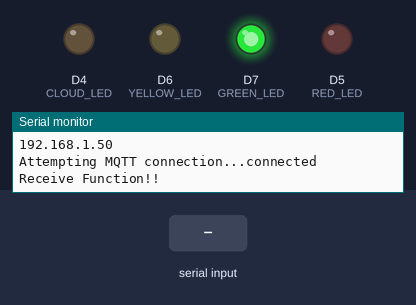
This sketch was run on a simulated ESP8266 (NodeMCU). On the bench: output pins drawn as LEDs (lit = HIGH), the last lines printed to the serial monitor. The test bench sets the inputs (shaded band). WiFi joins after 1.5 s; servers stay silent unless stated; no MQTT or app messages arrive unless stated.

Above: at 2.8 s.
2.9 s: "90,45,200\n" received over the second serial link
At 5.5 s:
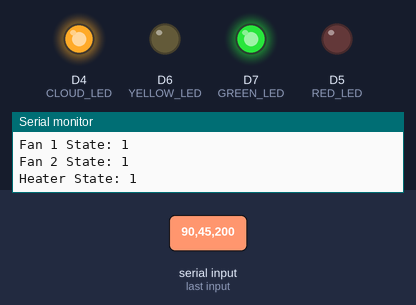
6.3 s: "90,45\n" received over the second serial link
At 8.5 s:
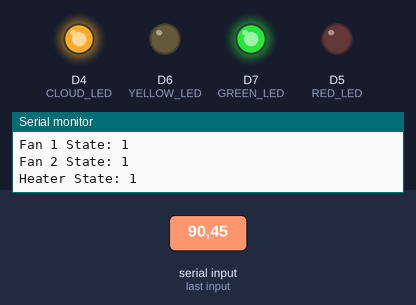
9.5 s: "90,45,200,10\n" received over the second serial link
At 11.9 s:
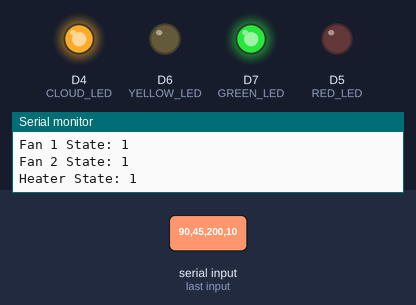
Timing chart, 0 to 13.4 s (numbered marks = the images above; inputs shaded):
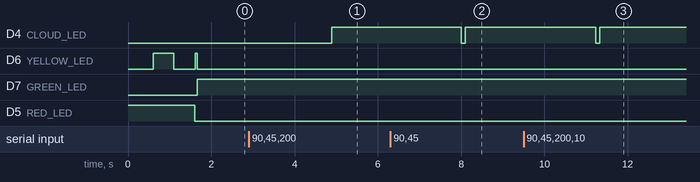

The sketch:

nodemcu_to_net.ino
```cpp
#include <SoftwareSerial.h>
#include <ESP8266WiFi.h>
#include <PubSubClient.h>

#define RX_PIN D2  // RX pin on NodeMCU (connects to TX3 on Arduino Mega)
#define TX_PIN D1  // TX pin on NodeMCU (not used in this setup but connect to RX3)

// Define LED pins
#define RED_LED D5
#define YELLOW_LED D6
#define GREEN_LED D7
#define CLOUD_LED D4

SoftwareSerial megaSerial(RX_PIN, TX_PIN);

// Network SSID and Password
const char* ssid = "A54";
const char* password = "0987654321";
const char* mqtt_server = "87.236.166.178"; // MQTT server IP

WiFiClient espClient;
PubSubClient client(espClient);

void setup_wifi() {
  delay(100);
  Serial.println();
  Serial.print("Connecting to ");
  Serial.println(ssid);

  WiFi.begin(ssid, password);

  while (WiFi.status() != WL_CONNECTED) {
    delay(500);
    Serial.print(".");
    digitalWrite(YELLOW_LED, !digitalRead(YELLOW_LED)); // Blink yellow LED while connecting
    digitalWrite(RED_LED, HIGH); // Red LED on during connection attempt
  }

  digitalWrite(YELLOW_LED, LOW); // Turn off yellow LED when connected
  digitalWrite(RED_LED, LOW); // Turn off red LED when connected

  Serial.println("");
  Serial.println("WiFi connected");
  Serial.println("IP address: ");
  Serial.println(WiFi.localIP());
}

void callback(char* topic, byte* payload, unsigned int length) {
  // Handle message arrived
}

void reconnect() {
  while (!client.connected()) {
    Serial.print("Attempting MQTT connection...");
    digitalWrite(YELLOW_LED, HIGH); // Yellow LED on during connection attempt
    // Attempt to connect with username and password
    if (client.connect("NodeMCUClient", "admin", "123")) {
      Serial.println("connected");
      digitalWrite(GREEN_LED, HIGH); // Turn on green LED when connected
      digitalWrite(RED_LED, LOW); // Turn off red LED when connected
      digitalWrite(YELLOW_LED, LOW); // Turn off yellow LED when connected
      client.subscribe("yourTopic");
    } else {
      Serial.print("failed, rc=");
      Serial.print(client.state());
      Serial.println(" try again in 5 seconds");
      // Wait 5 seconds before retrying
      delay(5000);
      digitalWrite(YELLOW_LED, LOW); // Turn off yellow LED between attempts
      digitalWrite(RED_LED, HIGH); // Turn on red LED if connection failed
    }
  }
}

void receiver() {
  Serial.println("Receive Function!!");
  if (megaSerial.available()) {
    String receivedData = megaSerial.readStringUntil('\n');

    Serial.print("Received data: ");
    Serial.println(receivedData);

    int commaIndex1 = receivedData.indexOf(',');
    int commaIndex2 = receivedData.indexOf(',', commaIndex1 + 1);
    int commaIndex3 = receivedData.indexOf(',', commaIndex2 + 1);
    int commaIndex4 = receivedData.indexOf(',', commaIndex3 + 1);
    int commaIndex5 = receivedData.indexOf(',', commaIndex4 + 1);
    int commaIndex6 = receivedData.indexOf(',', commaIndex5 + 1);
    int commaIndex7 = receivedData.indexOf(',', commaIndex6 + 1);

    float temperature = receivedData.substring(0, commaIndex1).toFloat();
    float humidity = receivedData.substring(commaIndex1 + 1, commaIndex2).toFloat();
    int moisture = receivedData.substring(commaIndex2 + 1, commaIndex3).toInt();
    int gasValue = receivedData.substring(commaIndex3 + 1, commaIndex4).toInt();
    bool pumpState = receivedData.substring(commaIndex4 + 1).toInt();
    bool fan1State = receivedData.substring(commaIndex5 + 1, commaIndex6).toInt();
    bool fan2State = receivedData.substring(commaIndex6 + 1, commaIndex7).toInt();
    bool heaterState = receivedData.substring(commaIndex7 + 1).toInt();

    Serial.print("Temperature: ");
    Serial.println(temperature);
    Serial.print("Humidity: ");
    Serial.println(humidity);
    Serial.print("Moisture: ");
    Serial.println(moisture);
    Serial.print("Gas Value: ");
    Serial.println(gasValue);
    Serial.print("Pump State: ");
    Serial.println(pumpState);
    Serial.print("Fan 1 State: ");
    Serial.println(fan1State);
    Serial.print("Fan 2 State: ");
    Serial.println(fan2State);
    Serial.print("Heater State: ");
    Serial.println(heaterState);

    String temperatureStr = String(temperature);
    String humidityStr = String(humidity);
    String moistureStr = String(moisture);
    String gasValueStr = String(gasValue);
    String pumpStateStr = pumpState ? "1" : "0";
    String fan1StateStr = fan1State ? "1" : "0";
    String fan2StateStr = fan2State ? "1" : "0";
    String heaterStateStr = heaterState ? "1" : "0";

    client.publish("Temperature", temperatureStr.c_str());
    client.publish("Humidity", humidityStr.c_str());
    client.publish("Moisture", moistureStr.c_str());
    client.publish("GasValue", gasValueStr.c_str());
    client.publish("PumpState", pumpStateStr.c_str());
    client.publish("FanState-1", fan1StateStr.c_str());
    client.publish("FanState-2", fan2StateStr.c_str());
    client.publish("HeaterState", heaterStateStr.c_str());

    digitalWrite(CLOUD_LED, LOW); // Blink green LED to indicate data sent
    delay(100);
    digitalWrite(CLOUD_LED, HIGH);
  }
}

void setup() {
  Serial.begin(9600);
  megaSerial.begin(9600);

  pinMode(RED_LED, OUTPUT);
  pinMode(CLOUD_LED, OUTPUT);
  pinMode(YELLOW_LED, OUTPUT);
  pinMode(GREEN_LED, OUTPUT);

  digitalWrite(RED_LED, HIGH);
  digitalWrite(YELLOW_LED, LOW);
  digitalWrite(GREEN_LED, LOW);
  digitalWrite(CLOUD_LED, LOW);

  Serial.println("NodeMCU ready to receive data from Arduino Mega");

  setup_wifi();
  client.setServer(mqtt_server, 1883);
  client.setCallback(callback);
}

void loop() {
  if (!client.connected()) {
    reconnect();
  }
  client.loop();
  receiver();
  delay(3000);
}
```

Measured:
- after the input at 2.9 s, D4 (CLOUD_LED): LOW → HIGH after 2.0 s
- after the input at 6.3 s, D4 (CLOUD_LED): HIGH → LOW after 1.7 s, → HIGH 0.10 s later
- after the input at 9.5 s, D4 (CLOUD_LED): HIGH → LOW after 1.7 s, → HIGH 0.10 s later
